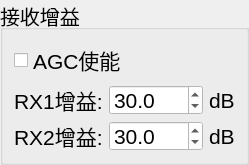
         <widget class="QGroupBox" name="groupBox_20">
          <property name="font">
           <font>
            <pointsize>15</pointsize>
           </font>
          </property>
          <property name="title">
           <string>接收增益</string>
          </property>
          <layout class="QGridLayout" name="gridLayout_19">
           <item row="0" column="0" colspan="2">
            <widget class="QCheckBox" name="RF_RX_AGC">
             <property name="enabled">
              <bool>true</bool>
             </property>
             <property name="sizePolicy">
              <sizepolicy hsizetype="Fixed" vsizetype="Fixed">
               <horstretch>0</horstretch>
               <verstretch>0</verstretch>
              </sizepolicy>
             </property>
             <property name="baseSize">
              <size>
               <width>0</width>
               <height>0</height>
              </size>
             </property>
             <property name="font">
              <font>
               <pointsize>16</pointsize>
              </font>
             </property>
             <property name="styleSheet">
              <string notr="true"/>
             </property>
             <property name="text">
              <string>AGC使能</string>
             </property>
            </widget>
           </item>
           <item row="1" column="0">
            <widget class="QLabel" name="RF_RX1_gain_label">
             <property name="maximumSize">
              <size>
               <width>100</width>
               <height>30</height>
              </size>
             </property>
             <property name="font">
              <font>
               <pointsize>16</pointsize>
              </font>
             </property>
             <property name="styleSheet">
              <string notr="true"/>
             </property>
             <property name="text">
              <string>RX1增益:</string>
             </property>
             <property name="textFormat">
              <enum>Qt::PlainText</enum>
             </property>
            </widget>
           </item>
           <item row="1" column="1">
            <widget class="QDoubleSpinBox" name="RF_RX1_gain_obj">
             <property name="maximumSize">
              <size>
               <width>120</width>
               <height>30</height>
              </size>
             </property>
             <property name="font">
              <font>
               <pointsize>16</pointsize>
              </font>
             </property>
             <property name="toolTip">
              <string>&lt;html&gt;&lt;head/&gt;&lt;body&gt;&lt;p&gt;&lt;span style=&quot; font-family:'等线'; font-size:10.5pt;&quot;&gt;depapr_thr&lt;/span&gt;&lt;/p&gt;&lt;/body&gt;&lt;/html&gt;</string>
             </property>
             <property name="styleSheet">
              <string notr="true">background-color: rgb(255, 255, 255);</string>
             </property>
             <property name="specialValueText">
              <string/>
             </property>
             <property name="decimals">
              <number>1</number>
             </property>
             <property name="minimum">
              <double>0.000000000000000</double>
             </property>
             <property name="maximum">
              <double>1000.000000000000000</double>
             </property>
             <property name="singleStep">
              <double>0.500000000000000</double>
             </property>
             <property name="value">
              <double>30.000000000000000</double>
             </property>
            </widget>
           </item>
           <item row="1" column="2">
            <widget class="QLabel" name="RF_RX1_gain_label_2">
             <property name="maximumSize">
              <size>
               <width>100</width>
               <height>30</height>
              </size>
             </property>
             <property name="font">
              <font>
               <pointsize>16</pointsize>
              </font>
             </property>
             <property name="styleSheet">
              <string notr="true"/>
             </property>
             <property name="text">
              <string>dB</string>
             </property>
             <property name="textFormat">
              <enum>Qt::PlainText</enum>
             </property>
            </widget>
           </item>
           <item row="2" column="0">
            <widget class="QLabel" name="RF_RX2_gain_label">
             <property name="maximumSize">
              <size>
               <width>100</width>
               <height>30</height>
              </size>
             </property>
             <property name="font">
              <font>
               <pointsize>16</pointsize>
              </font>
             </property>
             <property name="styleSheet">
              <string notr="true"/>
             </property>
             <property name="text">
              <string>RX2增益:</string>
             </property>
             <property name="textFormat">
              <enum>Qt::PlainText</enum>
             </property>
            </widget>
           </item>
           <item row="2" column="1">
            <widget class="QDoubleSpinBox" name="RF_RX2_gain_obj">
             <property name="maximumSize">
              <size>
               <width>120</width>
               <height>30</height>
              </size>
             </property>
             <property name="font">
              <font>
               <pointsize>16</pointsize>
              </font>
             </property>
             <property name="toolTip">
              <string>&lt;html&gt;&lt;head/&gt;&lt;body&gt;&lt;p&gt;&lt;span style=&quot; font-family:'等线'; font-size:10.5pt;&quot;&gt;depapr_thr&lt;/span&gt;&lt;/p&gt;&lt;/body&gt;&lt;/html&gt;</string>
             </property>
             <property name="styleSheet">
              <string notr="true">background-color: rgb(255, 255, 255);</string>
             </property>
             <property name="specialValueText">
              <string/>
             </property>
             <property name="decimals">
              <number>1</number>
             </property>
             <property name="minimum">
              <double>0.000000000000000</double>
             </property>
             <property name="maximum">
              <double>1000.000000000000000</double>
             </property>
             <property name="singleStep">
              <double>0.500000000000000</double>
             </property>
             <property name="value">
              <double>30.000000000000000</double>
             </property>
            </widget>
           </item>
           <item row="2" column="2">
            <widget class="QLabel" name="RF_RX2_gain_label_2">
             <property name="maximumSize">
              <size>
               <width>100</width>
               <height>30</height>
              </size>
             </property>
             <property name="font">
              <font>
               <pointsize>16</pointsize>
              </font>
             </property>
             <property name="styleSheet">
              <string notr="true"/>
             </property>
             <property name="text">
              <string>dB</string>
             </property>
             <property name="textFormat">
              <enum>Qt::PlainText</enum>
             </property>
            </widget>
           </item>
          </layout>
         </widget>
